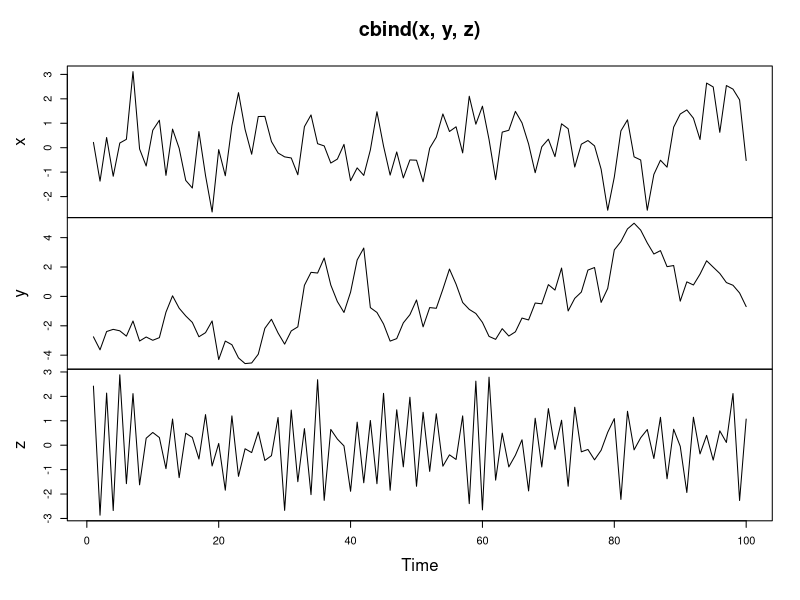
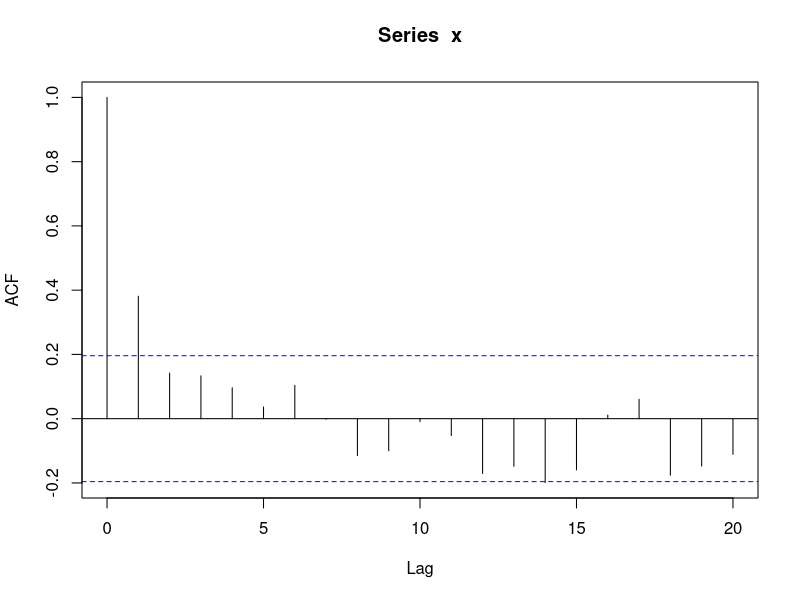
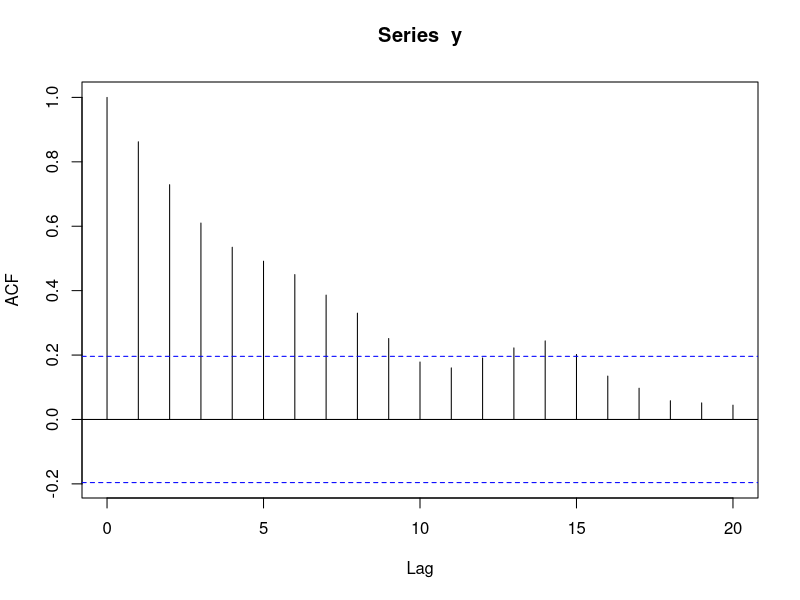
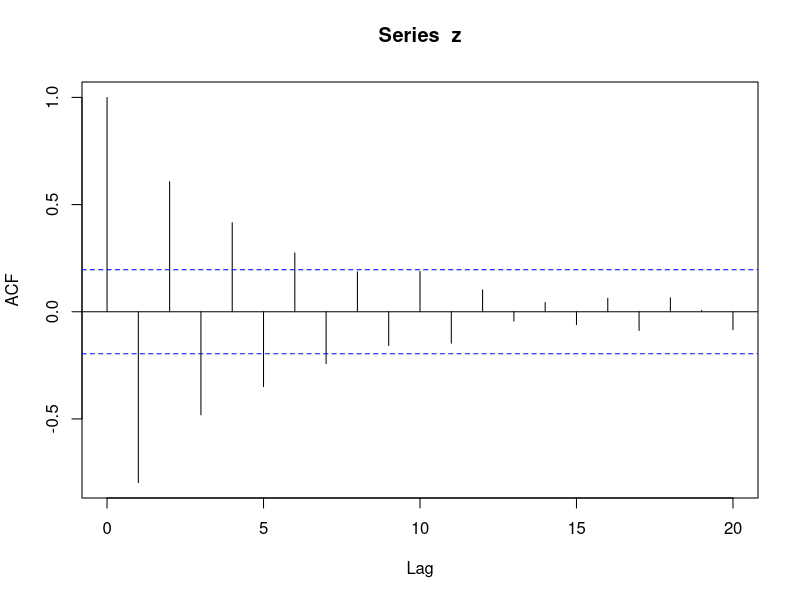
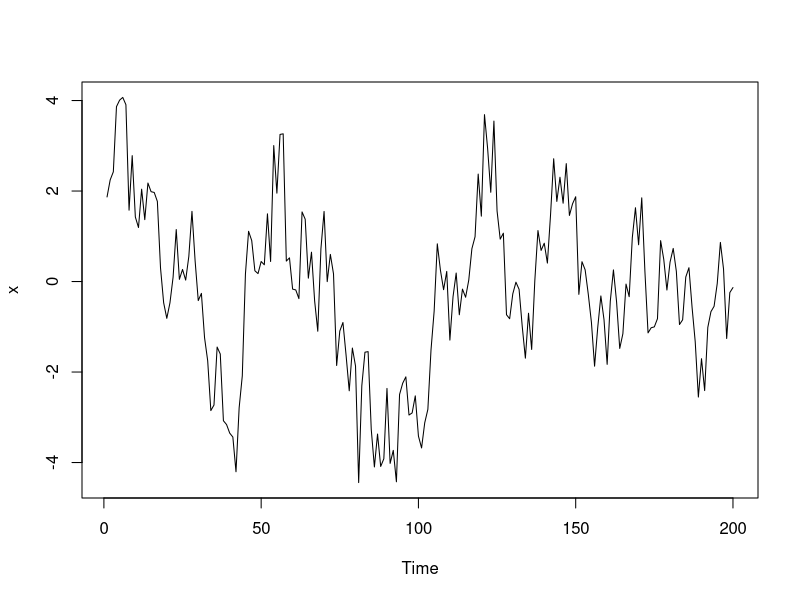
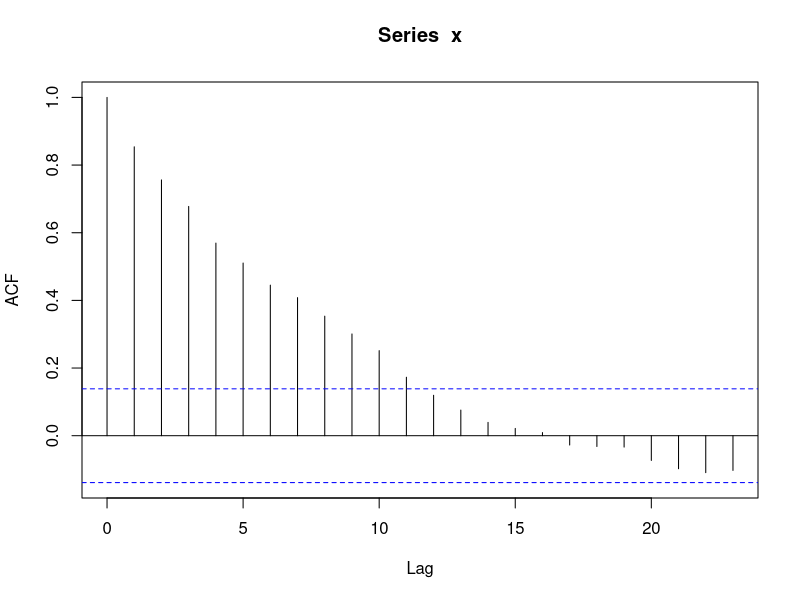
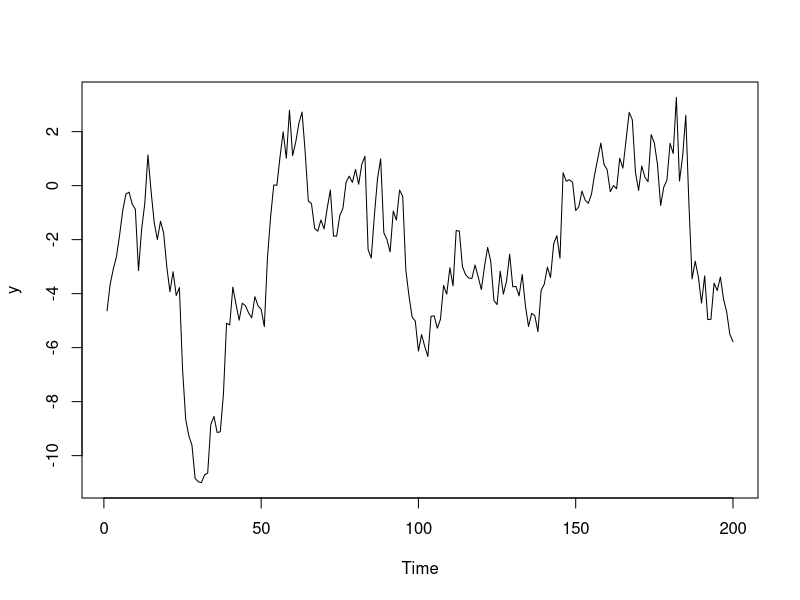
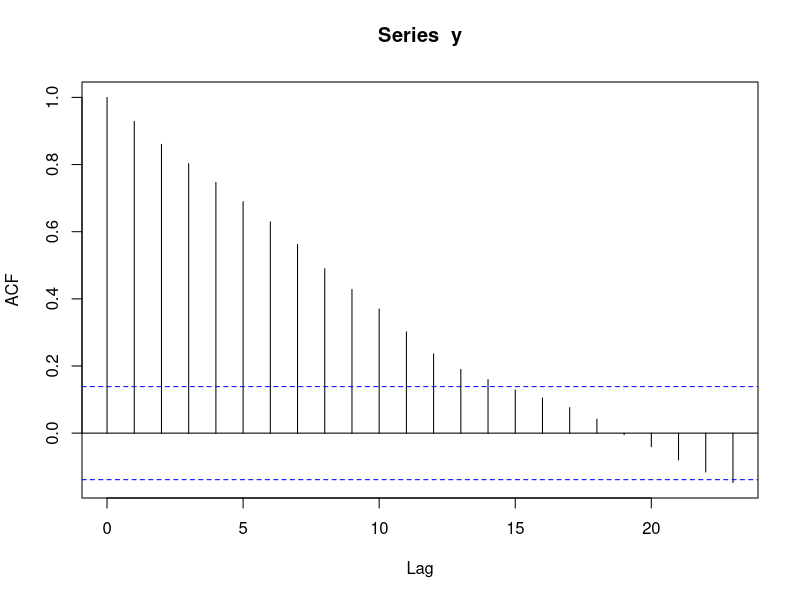

Source code (R) for these figures, in order:
# Exercise
# Simulate the autoregressive model
# The autoregressive (AR) model is arguably the most widely used time series model. It shares the very familiar interpretation of a simple linear regression, but here each observation is regressed on the previous observation. The AR model also includes the white noise (WN) and random walk (RW) models examined in earlier chapters as special cases.
# 
# The versatile arima.sim() function used in previous chapters can also be used to simulate data from an AR model by setting the model argument equal to list(ar = phi) , in which phi is a slope parameter from the interval (-1, 1). We also need to specify a series length n.
# 
# In this exercise, you will use this command to simulate and plot three different AR models with slope parameters equal to 0.5, 0.9, and -0.75, respectively.
# 
# Instructions
# 100 XP
# Use arima.sim() to simulate 100 observations of an AR model with slope equal to 0.5. To do so, set the model argument equal to list(ar = 0.5) and set the n argument equal to 100. Save this simulated data to x.
# Use a similar call to arima.sim() to simulate 100 observations of an AR model with slope equal to 0.9. Save this data to y.
# Use a third call to arima.sim() to simulate 100 observations of an AR model with slope equal to -0.75 Save this data to z.
# Use plot.ts() with cbind() to plot your three ts objects (x, y, z).

# Simulate an AR model with 0.5 slope
x <- arima.sim(model = list(ar = 0.5), n = 100)

# Simulate an AR model with 0.9 slope
y <- arima.sim(model = list(ar = 0.9), n = 100)

# Simulate an AR model with -0.75 slope
z <- arima.sim(model = list(ar = -0.75), n = 100)

# Plot your simulated data
plot.ts(cbind(x, y, z))


# Exercise
# Estimate the autocorrelation function (ACF) for an autoregression
# What if you need to estimate the autocorrelation function from your data? To do so, you'll need the acf() command, which estimates autocorrelation by exploring lags in your data. By default, this command generates a plot of the relationship between the current observation and lags extending backwards.
# 
# In this exercise, you'll use the acf() command to estimate the autocorrelation function for three new simulated AR series (x, y, and z). These objects have slope parameters 0.5, 0.9, and -0.75, respectively, and are shown in the adjoining figure.
# 
# Instructions
# 100 XP
# Use three calls to acf() to calculate the ACF for x, y, and z, respectively.


# Calculate the ACF for x
acf(x)

# Calculate the ACF for y
acf(y)

# Calculate the ACF for z
acf(z)

# Exercise
# Compare the random walk (RW) and autoregressive (AR) models
# The random walk (RW) model is a special case of the autoregressive (AR) model, in which the slope parameter is equal to 1. Recall from previous chapters that the RW model is not stationary and exhibits very strong persistence. Its sample autocovariance function (ACF) also decays to zero very slowly, meaning past values have a long lasting impact on current values.
# 
# The stationary AR model has a slope parameter between -1 and 1. The AR model exhibits higher persistence when its slope parameter is closer to 1, but the process reverts to its mean fairly quickly. Its sample ACF also decays to zero at a quick (geometric) rate, indicating that values far in the past have little impact on future values of the process.
# 
# In this exercise, you'll explore these qualities by simulating and plotting additional data from an AR model.
# 
# Instructions
# 100 XP
# Use arima.sim() to simulate 200 observations from an AR model with slope 0.9. Save this to x.
# Use ts.plot() to plot x and use acf() to view its sample ACF.
# Now do the same from an AR model with slope 0.98. Save this to y.
# Now do the same from a RW model (z), and compare the time series and sample ACFs generated by these three models.

# Simulate and plot AR model with slope 0.9 
x <- arima.sim(model = list(ar = 0.9), n = 200)
ts.plot(x)
acf(x)

# Simulate and plot AR model with slope 0.98
y <- arima.sim(model = list(ar = 0.98), n = 200) 
ts.plot(y)
acf(y)

# Simulate and plot RW model
z <- arima.sim(model = list(order = c(0, 1, 0)), n = 200)
ts.plot(z)
acf(z)


# Exercise
# Estimate the autoregressive (AR) model
# For a given time series x we can fit the autoregressive (AR) model using the arima() command and setting order equal to c(1, 0, 0). Note for reference that an AR model is an ARIMA(1, 0, 0) model.
# 
# In this exercise, you'll explore additional qualities of the AR model by practicing the arima() command on a simulated time series x as well as the AirPassengers data. This command allows you to identify the estimated slope (ar1), mean (intercept), and innovation variance (sigma^2) of the model.
# 
# Both xand the AirPassengers data are preloaded in your environment. The time series x is shown in the figure on the right.
# 
# Instructions
# 100 XP
# Use arima() to fit the AR model to the series x. Closely examine the output from this command.
# What are the slope (ar1), mean (intercept), and innovation variance (sigma^2) estimates from your previous command? Type them into your R workspace.
# Now, fit the AR model to AirPassengers, saving the results as AR. Use print() to display the fitted model AR.
# Finally, use the commands provided to plot the AirPassengers, calculate the fitted values, and add them to the figure.

x <- c(0.829341215682053,0.458274520250014,0.0527815209813421,0.0630238631886426,-0.736448933670456,-0.568054922711122,-0.0556303934997583,-0.147576956801382,-0.460717856398862,-0.756994382323504,-1.57092782389792,-0.23143324508185,-1.26147738457346,-0.73773591737333,-0.750287534235644,-1.92100782113282,-2.47286806635955,-3.55173256901574,-1.91249276523099,-4.19513657560318,-2.81785994178501,-3.13869992571718,-1.2958459824488,-0.796408283504578,0.830471666329527,-0.2101606448215,-0.313461695673941,0.0586647119401028,1.52705543632923,3.760888467561,3.2545091790514,2.58562423406945,1.21400133984388,1.4902341373066,2.38877470293402,3.5656151892364,3.84286329966219,4.94002290496353,4.68469270318051,3.2465059544223,2.39817012673373,2.10741932905636,1.64408811559573,-0.184780597957703,-1.97232158744387,-0.342839387149195,-2.11707044436836,-2.6927674735831,-2.26053239108151,-2.4555351091037,-2.07961804076237,-2.38469163108972,-1.55285213025286,-2.66500949932868,-3.95567413350084,-2.09065332326746,-1.69197443148885,-1.30314984593376,-2.69825580944564,-2.09330095156518,-2.65812196070345,-2.57208874029773,-1.59851940606478,-1.71253921557674,-1.58704321999119,-1.10272265712547,-1.19439780066796,-1.33265836724201,-0.300117724475413,-0.218453951875102,1.67545977500177,1.19913601685972,1.16528148950191,1.6569937772165,-0.53121627197386,-0.922687057695014,-0.912086641007437,-0.691140858539729,-0.516788907377198,-0.811067373814734,1.78528941125194,3.08153265477488,1.4979069607281,1.81441753464782,2.77403381110657,2.59228331559938,2.43284862940746,0.698626883066833,-0.315400535921524,-1.04872127183717,1.06241883492789,1.69360043658666,2.75453477075819,1.54577888180772,0.908247567913198,2.49094442323365,1.92578525385773,-0.296362435752404,-0.731374782147363,-1.39532217356072)


# Fit the AR model to x
arima(x, order = c(1, 0, 0))

# Copy and paste the slope (ar1) estimate
ar1 <- 0.8575

# Copy and paste the slope mean (intercept) estimate
intercept <- -0.0948

# Copy and paste the innovation variance (sigma^2) estimate
sigma <- 1.022

# Fit the AR model to AirPassengers
AR <- arima(AirPassengers, order = c(1, 0, 0))
print(AR)

# Run the following commands to plot the series and fitted values
ts.plot(AirPassengers)
AR_fitted <- AirPassengers - residuals(AR)
points(AR_fitted, type = "l", col = 2, lty = 2)


# Exercise
# Simple forecasts from an estimated AR model
# Now that you've modeled your data using the arima() command, you are ready to make simple forecasts based on your model. The predict() function can be used to make forecasts from an estimated AR model. In the object generated by your predict() command, the $pred value is the forecast, and the $se value is the standard error for the forecast.
# 
# To make predictions for several periods beyond the last observations, you can use the n.ahead argument in your predict() command. This argument establishes the forecast horizon (h), or the number of periods being forecast. The forecasts are made recursively from 1 to h-steps ahead from the end of the observed time series.
# 
# In this exercise, you'll make simple forecasts using an AR model applied to the Nile data, which records annual observations of the flow of the River Nile from 1871 to 1970.
# 
# Instructions
# 100 XP
# Use arima() to fit an AR model to the Nile time series. Save this as AR_fit.
# Use predict() to make a forecast for flow of the Nile in 1971.
# Use predict_AR along with $pred[1] to obtain the 1-step forecast.
# Use another call to predict() to make forecasts from 1 step ahead to 10 steps ahead (1971 to 1980). To do so, set the n.ahead command equal to 10.
# Run the pre-written code to plot your Nile data plus the forecasts and a 95% prediction interval.

# Fit an AR model to Nile
AR_fit <- arima(Nile, order  = c(1, 0, 0))
print(AR_fit)

# Use predict() to make a 1-step forecast
predict_AR <- predict(AR_fit, n.ahead = 1)

# Obtain the 1-step forecast using $pred[1]
predict_AR$pred[1]

# Use predict to make 1-step through 10-step forecasts
predict(AR_fit, n.ahead = 10)

# Run to plot the Nile series plus the forecast and 95% prediction intervals
ts.plot(Nile, xlim = c(1871, 1980))
AR_forecast <- predict(AR_fit, n.ahead = 10)$pred
AR_forecast_se <- predict(AR_fit, n.ahead = 10)$se
points(AR_forecast, type = "l", col = 2)
points(AR_forecast - 2*AR_forecast_se, type = "l", col = 2, lty = 2)
points(AR_forecast + 2*AR_forecast_se, type = "l", col = 2, lty = 2)



